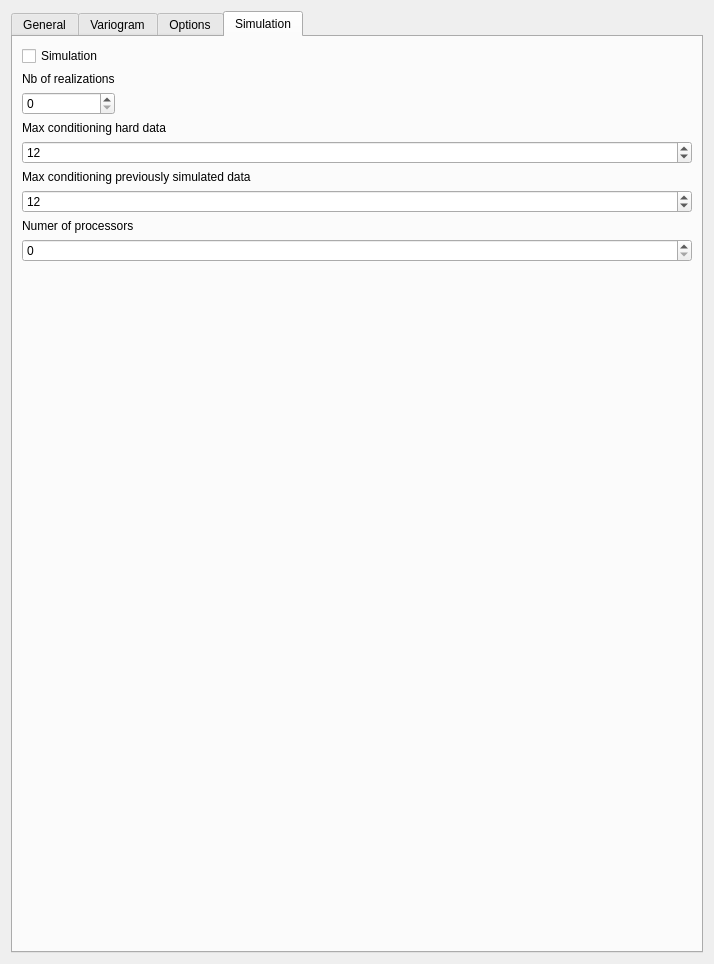
<?xml version="1.0" encoding="UTF-8"?>
<ui version="4.0">
 <class>Form</class>
 <widget class="QWidget" name="Form">
  <property name="enabled">
   <bool>true</bool>
  </property>
  <property name="geometry">
   <rect>
    <x>0</x>
    <y>0</y>
    <width>714</width>
    <height>964</height>
   </rect>
  </property>
  <property name="windowTitle">
   <string>Form</string>
  </property>
  <property name="AlgorithmCategory" stdset="0">
   <string>DFMod</string>
  </property>
  <property name="AlgorithmDescription" stdset="0">
   <string>interpolator</string>
  </property>
  <layout class="QVBoxLayout" name="verticalLayout_2">
   <item>
    <widget class="QTabWidget" name="tabWidget">
     <property name="currentIndex">
      <number>3</number>
     </property>
     <widget class="QWidget" name="tab_1">
      <attribute name="title">
       <string>General</string>
      </attribute>
      <layout class="QGridLayout" name="gridLayout_4">
       <item row="0" column="0">
        <widget class="QGroupBox" name="groupBox_3">
         <property name="title">
          <string>Choose rock property</string>
         </property>
         <layout class="QVBoxLayout" name="verticalLayout_3">
          <item>
           <widget class="PropertySelectorNoRegion" name="propertyselectornoregion"/>
          </item>
         </layout>
        </widget>
       </item>
       <item row="1" column="0">
        <widget class="QGroupBox" name="groupBox_4">
         <property name="title">
          <string>Choose the grid to interpolate</string>
         </property>
         <layout class="QVBoxLayout" name="verticalLayout_4">
          <item>
           <widget class="GridSelector" name="gridselector"/>
          </item>
         </layout>
        </widget>
       </item>
       <item row="3" column="0">
        <widget class="QGroupBox" name="groupBox_5">
         <property name="title">
          <string>Choose signed distances properties</string>
         </property>
         <layout class="QVBoxLayout" name="verticalLayout">
          <item>
           <widget class="GridSelectorBasic" name="gridselectorbasic"/>
          </item>
          <item>
           <widget class="OrderedPropertySelector" name="orderedpropertyselector"/>
          </item>
         </layout>
        </widget>
       </item>
       <item row="4" column="0">
        <widget class="QGroupBox" name="groupBox">
         <property name="title">
          <string>Conditioning data</string>
         </property>
         <layout class="QHBoxLayout" name="horizontalLayout">
          <item>
           <widget class="QLabel" name="label_5">
            <property name="text">
             <string>Min</string>
            </property>
           </widget>
          </item>
          <item>
           <widget class="QSpinBox" name="spinBox_2"/>
          </item>
          <item>
           <spacer name="verticalSpacer">
            <property name="orientation">
             <enum>Qt::Vertical</enum>
            </property>
            <property name="sizeHint" stdset="0">
             <size>
              <width>20</width>
              <height>40</height>
             </size>
            </property>
           </spacer>
          </item>
          <item>
           <widget class="QLabel" name="label_6">
            <property name="text">
             <string>Max</string>
            </property>
           </widget>
          </item>
          <item>
           <widget class="QSpinBox" name="spinBox">
            <property name="maximum">
             <number>99999999</number>
            </property>
           </widget>
          </item>
         </layout>
        </widget>
       </item>
       <item row="5" column="0">
        <widget class="QGroupBox" name="groupBox_2">
         <property name="title">
          <string>Search strategy</string>
         </property>
         <layout class="QGridLayout" name="gridLayout_2">
          <item row="0" column="0">
           <widget class="EllipsoidInput" name="ellipsoidinput"/>
          </item>
         </layout>
        </widget>
       </item>
      </layout>
     </widget>
     <widget class="QWidget" name="tab_2">
      <attribute name="title">
       <string>Variogram</string>
      </attribute>
      <layout class="QGridLayout" name="gridLayout">
       <item row="1" column="0">
        <widget class="Indicator_regionalization_input" name="indicator_regionalization_input"/>
       </item>
       <item row="0" column="0">
        <widget class="QLabel" name="label_2">
         <property name="text">
          <string>Enter signed distances variograms</string>
         </property>
        </widget>
       </item>
      </layout>
     </widget>
     <widget class="QWidget" name="tab_3">
      <attribute name="title">
       <string>Options</string>
      </attribute>
      <layout class="QGridLayout" name="gridLayout_3">
       <item row="0" column="1">
        <widget class="QCheckBox" name="softmax_check">
         <property name="enabled">
          <bool>true</bool>
         </property>
         <property name="text">
          <string>Softmax transformation</string>
         </property>
        </widget>
       </item>
       <item row="1" column="1">
        <widget class="QLabel" name="label_4">
         <property name="text">
          <string>Gamma</string>
         </property>
        </widget>
       </item>
       <item row="1" column="2">
        <widget class="QDoubleSpinBox" name="Gamma">
         <property name="enabled">
          <bool>false</bool>
         </property>
         <property name="minimum">
          <double>0.010000000000000</double>
         </property>
         <property name="maximum">
          <double>999999.000000000000000</double>
         </property>
         <property name="value">
          <double>175.000000000000000</double>
         </property>
        </widget>
       </item>
       <item row="2" column="1">
        <widget class="QCheckBox" name="servo_check">
         <property name="enabled">
          <bool>false</bool>
         </property>
         <property name="text">
          <string>Servo system</string>
         </property>
        </widget>
       </item>
       <item row="3" column="1">
        <widget class="QLabel" name="label_7">
         <property name="text">
          <string>Lambda</string>
         </property>
        </widget>
       </item>
       <item row="6" column="1" colspan="2">
        <widget class="PropertySelector" name="targe_prop"/>
       </item>
       <item row="3" column="2">
        <widget class="QDoubleSpinBox" name="Lambda">
         <property name="enabled">
          <bool>false</bool>
         </property>
         <property name="maximum">
          <double>0.990000000000000</double>
         </property>
         <property name="value">
          <double>0.500000000000000</double>
         </property>
        </widget>
       </item>
       <item row="4" column="1">
        <widget class="QLabel" name="label_8">
         <property name="text">
          <string>Select target proportion</string>
         </property>
        </widget>
       </item>
       <item row="8" column="1">
        <spacer name="verticalSpacer_3">
         <property name="orientation">
          <enum>Qt::Vertical</enum>
         </property>
         <property name="sizeHint" stdset="0">
          <size>
           <width>20</width>
           <height>40</height>
          </size>
         </property>
        </spacer>
       </item>
       <item row="7" column="1">
        <widget class="QCheckBox" name="checkBox">
         <property name="text">
          <string>U Coefficient</string>
         </property>
        </widget>
       </item>
      </layout>
     </widget>
     <widget class="QWidget" name="tab">
      <attribute name="title">
       <string>Simulation</string>
      </attribute>
      <layout class="QVBoxLayout" name="verticalLayout_5">
       <item>
        <widget class="QCheckBox" name="checkBox_2">
         <property name="text">
          <string>Simulation</string>
         </property>
        </widget>
       </item>
       <item>
        <widget class="QLabel" name="label_9">
         <property name="text">
          <string>Nb of realizations</string>
         </property>
        </widget>
       </item>
       <item>
        <widget class="QSpinBox" name="spinBox_3">
         <property name="minimumSize">
          <size>
           <width>93</width>
           <height>0</height>
          </size>
         </property>
         <property name="maximumSize">
          <size>
           <width>93</width>
           <height>16777215</height>
          </size>
         </property>
         <property name="maximum">
          <number>99999999</number>
         </property>
        </widget>
       </item>
       <item>
        <widget class="QLabel" name="label_10">
         <property name="text">
          <string>Max conditioning hard data</string>
         </property>
        </widget>
       </item>
       <item>
        <widget class="QSpinBox" name="spinBox_4">
         <property name="maximum">
          <number>99999999</number>
         </property>
         <property name="value">
          <number>12</number>
         </property>
        </widget>
       </item>
       <item>
        <widget class="QLabel" name="label_11">
         <property name="text">
          <string>Max conditioning previously simulated data</string>
         </property>
        </widget>
       </item>
       <item>
        <widget class="QSpinBox" name="spinBox_5">
         <property name="maximum">
          <number>99999999</number>
         </property>
         <property name="value">
          <number>12</number>
         </property>
        </widget>
       </item>
       <item>
        <widget class="QLabel" name="label">
         <property name="text">
          <string>Numer of processors</string>
         </property>
        </widget>
       </item>
       <item>
        <widget class="QSpinBox" name="spinBox_6">
         <property name="value">
          <number>0</number>
         </property>
        </widget>
       </item>
       <item>
        <widget class="Sequential_simulation_parameters_widget" name="sequential_simulation_parameters_widget"/>
       </item>
       <item>
        <spacer name="verticalSpacer_2">
         <property name="orientation">
          <enum>Qt::Vertical</enum>
         </property>
         <property name="sizeHint" stdset="0">
          <size>
           <width>20</width>
           <height>333</height>
          </size>
         </property>
        </spacer>
       </item>
      </layout>
     </widget>
    </widget>
   </item>
  </layout>
 </widget>
 <customwidgets>
  <customwidget>
   <class>GridSelectorBasic</class>
   <extends>QComboBox</extends>
   <header>qtplugins/selectors.h</header>
  </customwidget>
  <customwidget>
   <class>PropertySelectorNoRegion</class>
   <extends>QWidget</extends>
   <header>qtplugins/selectors.h</header>
  </customwidget>
  <customwidget>
   <class>OrderedPropertySelector</class>
   <extends>GsTLGroupBox</extends>
   <header>qtplugins/selectors.h</header>
   <container>1</container>
  </customwidget>
  <customwidget>
   <class>PropertySelector</class>
   <extends>QWidget</extends>
   <header>qtplugins/selectors.h</header>
  </customwidget>
  <customwidget>
   <class>GridSelector</class>
   <extends>QWidget</extends>
   <header>qtplugins/selectors.h</header>
  </customwidget>
  <customwidget>
   <class>Indicator_regionalization_input</class>
   <extends>QWidget</extends>
   <header>qtplugins/two_point_indicator_statistics_input.h</header>
   <slots>
    <slot>set_thresholds(QStringList)</slot>
    <slot>set_indicator_names(QString)</slot>
   </slots>
  </customwidget>
  <customwidget>
   <class>EllipsoidInput</class>
   <extends>QWidget</extends>
   <header>qtplugins/ellipsoid_input.h</header>
  </customwidget>
  <customwidget>
   <class>Sequential_simulation_parameters_widget</class>
   <extends>QWidget</extends>
   <header>qtplugins/sequential_simulation_parameters_widget.h</header>
  </customwidget>
  <customwidget>
   <class>GsTLGroupBox</class>
   <extends>QGroupBox</extends>
   <header>qtplugins/selectors.h</header>
   <container>1</container>
  </customwidget>
 </customwidgets>
 <resources/>
 <connections>
  <connection>
   <sender>softmax_check</sender>
   <signal>toggled(bool)</signal>
   <receiver>Gamma</receiver>
   <slot>setEnabled(bool)</slot>
   <hints>
    <hint type="sourcelabel">
     <x>178</x>
     <y>60</y>
    </hint>
    <hint type="destinationlabel">
     <x>313</x>
     <y>87</y>
    </hint>
   </hints>
  </connection>
  <connection>
   <sender>softmax_check</sender>
   <signal>toggled(bool)</signal>
   <receiver>servo_check</receiver>
   <slot>setEnabled(bool)</slot>
   <hints>
    <hint type="sourcelabel">
     <x>97</x>
     <y>58</y>
    </hint>
    <hint type="destinationlabel">
     <x>124</x>
     <y>118</y>
    </hint>
   </hints>
  </connection>
  <connection>
   <sender>servo_check</sender>
   <signal>toggled(bool)</signal>
   <receiver>Lambda</receiver>
   <slot>setEnabled(bool)</slot>
   <hints>
    <hint type="sourcelabel">
     <x>227</x>
     <y>117</y>
    </hint>
    <hint type="destinationlabel">
     <x>319</x>
     <y>147</y>
    </hint>
   </hints>
  </connection>
  <connection>
   <sender>gridselectorbasic</sender>
   <signal>activated(QString)</signal>
   <receiver>orderedpropertyselector</receiver>
   <slot>show_properties(QString)</slot>
   <hints>
    <hint type="sourcelabel">
     <x>301</x>
     <y>278</y>
    </hint>
    <hint type="destinationlabel">
     <x>292</x>
     <y>464</y>
    </hint>
   </hints>
  </connection>
 </connections>
</ui>
